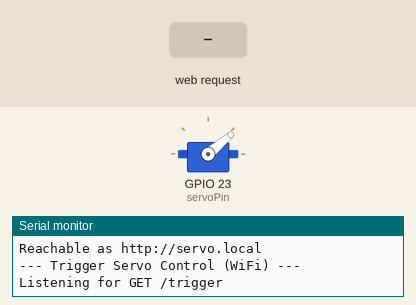
A sketch run on a simulated ESP32. Parts: servo, the last lines printed to the serial monitor. The inputs (shaded band) are chosen by the test bench. WiFi joins after 1.5 s; servers stay silent unless stated.

Above: at 2.7 s.
2.8 s: HTTP request GET /trigger received
At 3.2 s:
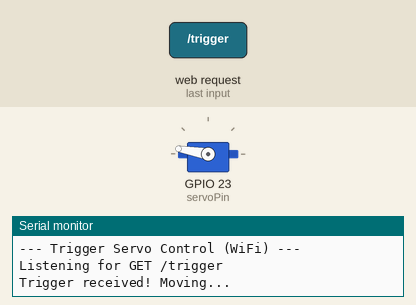
Timing chart, 0 to 5.8 s (numbered marks = the images above; inputs shaded):
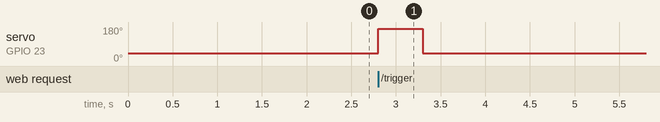

The sketch:

trigger_servo.ino
```cpp
#include <ESP32Servo.h>
#include <WiFi.h>
#include <WebServer.h>
#include <ESPmDNS.h>

// ── WiFi credentials ──────────────────────────────────────────────
const char* ssid     = "xxx";
const char* password = "xxx";
// ──────────────────────────────────────────────────────────────────

WebServer server(80);

Servo myServo;
const int servoPin   = 23;
const int startAngle = 40;
const int endAngle   = 170;

void fireTrigger() {
  Serial.println("Trigger received! Moving...");
  myServo.write(endAngle);
  delay(500);
  myServo.write(startAngle);
  Serial.println("Action complete. Waiting for trigger...");
}

void setup() {
  Serial.begin(115200);

  // Allocate timers for ESP32 PWM
  ESP32PWM::allocateTimer(0);
  ESP32PWM::allocateTimer(1);
  ESP32PWM::allocateTimer(2);
  ESP32PWM::allocateTimer(3);

  myServo.setPeriodHertz(50);
  myServo.attach(servoPin, 500, 2400);
  myServo.write(startAngle);

  // Connect to WiFi
  Serial.printf("Connecting to %s", ssid);
  WiFi.begin(ssid, password);
  while (WiFi.status() != WL_CONNECTED) {
    delay(500);
    Serial.print(".");
  }
  Serial.println();
  Serial.print("Connected! IP address: ");
  Serial.println(WiFi.localIP());
  Serial.println("Enter this IP in the web settings panel.");

  // Advertise as servo.local so the PC can find the trigger without a fixed IP
  if (MDNS.begin("servo")) {
    MDNS.addService("http", "tcp", 80);
    Serial.println("Reachable as http://servo.local");
  }

  // HTTP endpoint: GET /trigger
  server.on("/trigger", HTTP_GET, []() {
    fireTrigger();
    server.send(200, "text/plain", "OK");
  });

  server.begin();
  Serial.println("--- Trigger Servo Control (WiFi) ---");
  Serial.println("Listening for GET /trigger");
}

void loop() {
  server.handleClient();

  // USB serial trigger: "FIRE" from the PC app, or "1" + Enter from the Serial Monitor
  if (Serial.available() > 0) {
    String cmd = Serial.readStringUntil('\n');
    cmd.trim();
    if (cmd == "FIRE" || cmd == "1") fireTrigger();
  }
}
```

Measured:
- after the input at 2.8 s, servo on GPIO 23 (servoPin): 40° → 170° at once, → 40° 0.50 s later
